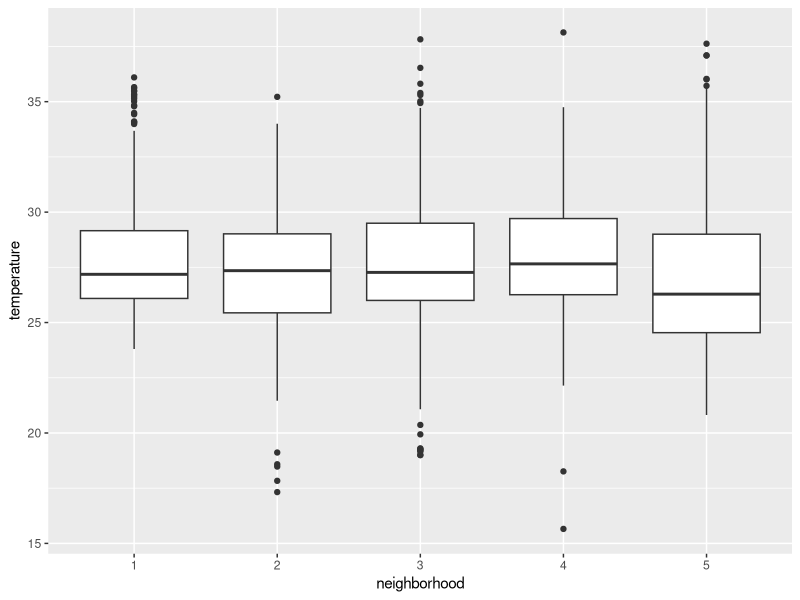
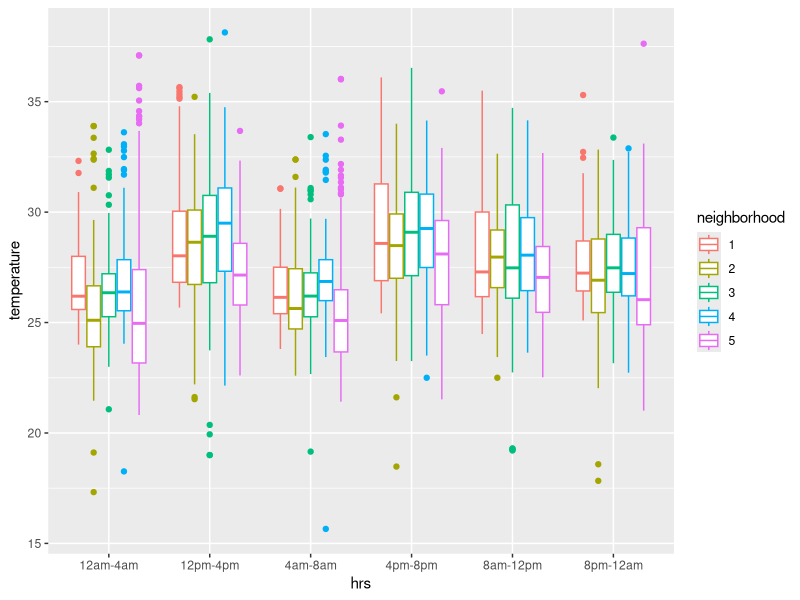
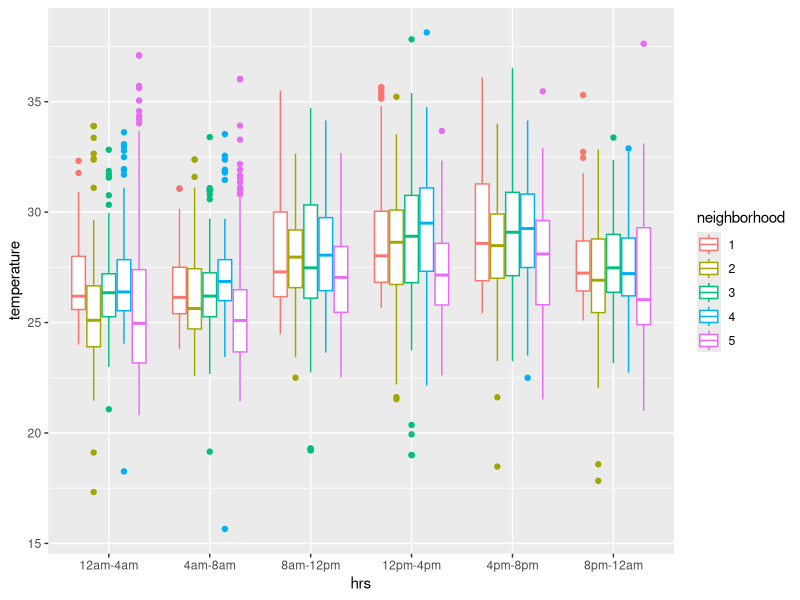
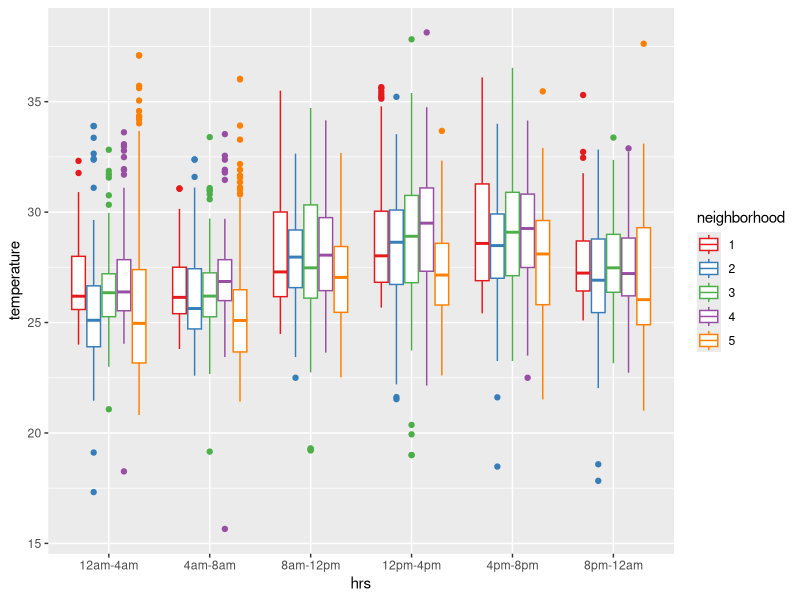
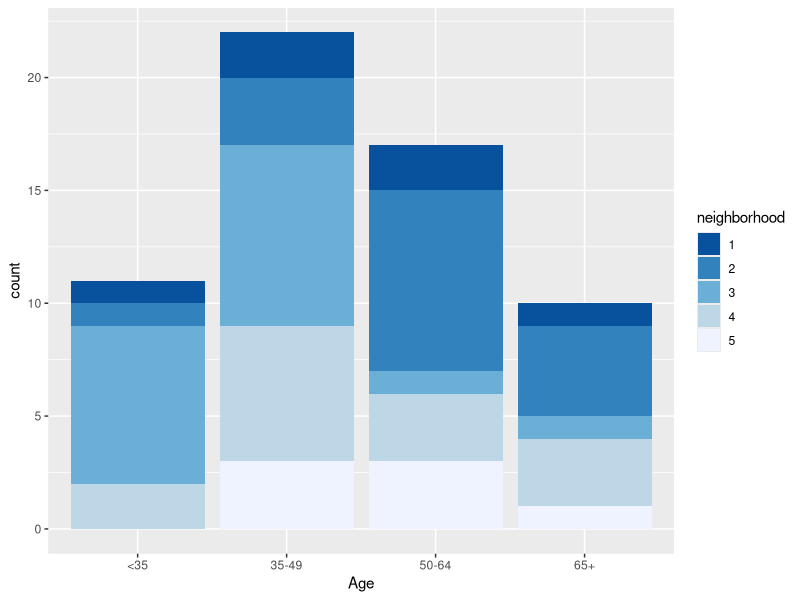
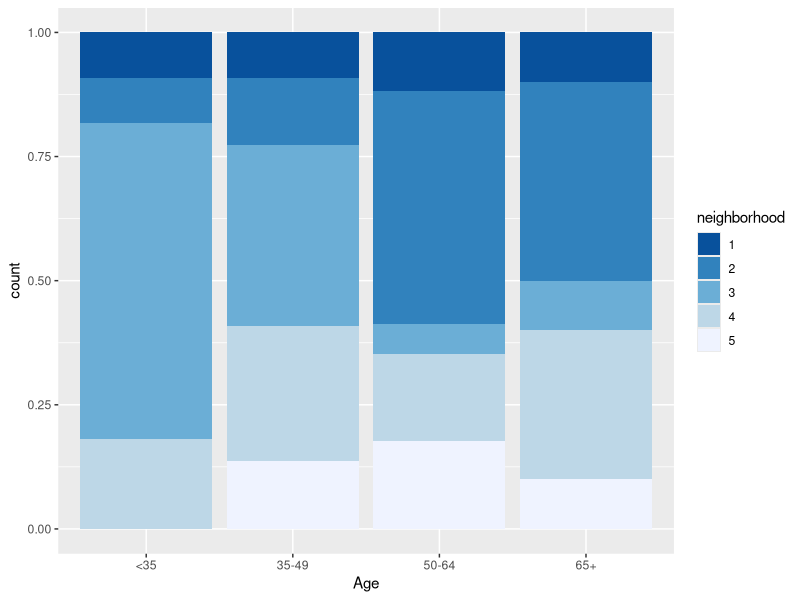
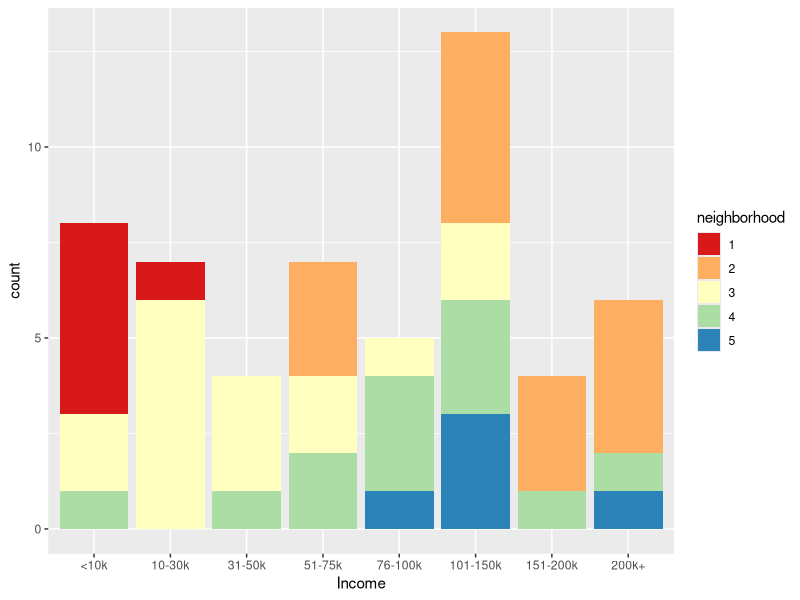

The R source for these figures, in order:
## ---- chunk 1
library(tidyverse)
library(stringr)

# Read IETs csv file into tibble called `IETs`
IETs <- read_csv("data/647_IET_measurements_50e72be656c7407bd07e316061beeb1d.csv")

# Read background survey csv file into tibble called `Bkgd`
Bkgd <- read_csv("data/647_background_surveys_546a5d337c7a39922a4b65ced4bb29fe.csv")

# Look at the IETs and Bkgd tibbles to see what the data look like
IETs
Bkgd
## ---- chunk 2
# Make a new tibble with columns for neighborhood and ID
IETs_nbh <- mutate(IETs, neighborhood = str_sub(`Subject ID`,1,1), 
                 ID = str_sub(`Subject ID`,2,2))

# Look at the new tibble
IETs_nbh
## ---- chunk 3
# Plot IETs by neighborhood, across all time periods
ggplot(IETs_nbh) + geom_boxplot(mapping = aes(x = neighborhood, y = temperature))

## ---- chunk 4
# Make new columns for day of week (dow), time period (hrs), and am/pm (ampm)
IETs_nbh_time <- mutate(IETs_nbh, 
                 dow = str_split_fixed(period, ", ", n = 2)[,1],
                 hrs = str_split_fixed(period, ", ", n = 2)[,2])

# Look at the new tibble
IETs_nbh_time

# Plot: what is not ideal about this figure?
ggplot(IETs_nbh_time) + 
  geom_boxplot(mapping = aes(x = hrs, y = temperature, color = neighborhood))

## ---- chunk 5
# Better Plot
ggplot(IETs_nbh_time) + 
  geom_boxplot(mapping = aes(x = hrs, y = temperature, color = neighborhood)) +
  scale_x_discrete(limits = c("12am-4am", "4am-8am", "8am-12pm", "12pm-4pm", "4pm-8pm", "8pm-12am"))

# New colors - you can run display.brewer.all() in the Console window to see all options
ggplot(IETs_nbh_time) + 
  geom_boxplot(mapping = aes(x = hrs, y = temperature, color = neighborhood)) +
  scale_x_discrete(limits = c("12am-4am", "4am-8am", "8am-12pm", "12pm-4pm", "4pm-8pm", "8pm-12am")) +
  scale_colour_brewer(palette = "Set1")

## ---- chunk 6
# GROUP BY NEIGHBORHOOD
# Group the IETs_nbh_time tibble by neighborhood 
IETs_nbh_grp <- group_by(IETs_nbh_time, neighborhood)

# Calculate mean temperature & standard deviation of temperature for each neighborhood, for each time period
IETs_nbh_sum <- summarize(IETs_nbh_grp, Tmean = mean(temperature, na.rm=TRUE),
                          Tsd = sd(temperature, na.rm=TRUE),
                          count = n())

# Look at all the neighborhood summary
IETs_nbh_sum

# GROUP BY NEIGHBORHOOD & TIME PERIOD
# Group the IETs_nbh_time tibble by neighborhood and hrs
IETs_nbh_time_grp <- group_by(IETs_nbh_time, neighborhood, hrs)

# Calculate mean temperature & standard deviation of temperature for each neighborhood, for each time period
IETs_nbh_time_sum <- summarize(IETs_nbh_time_grp, Tmean = mean(temperature, na.rm=TRUE),
                               Tsd = sd(temperature, na.rm=TRUE),
                               count = n())

# Look at all the summary stats of neighborhood x time period
print(IETs_nbh_time_sum, n = 30)

# Arrange tibble to find the warmest time period & neighborhood
IETs_sum_sort <- arrange(IETs_nbh_time_sum, desc(Tmean))

# Look at tibble
IETs_sum_sort

## ---- chunk 7
write_csv(IETs_nbh_time_sum, "data/IETs_nbh_time_sum.csv")
## ---- chunk 8
# Make new columns for neighborhood and ID, select only survey answers we want
Bkgd_nbh <- mutate(Bkgd, neighborhood = substr(`Subject ID`,1,1), 
                   ID = substr(`Subject ID`,2,2)) %>%
  select(neighborhood, ID, a_q1, a_q6)

# Make set of age labels from IET_metadata instead of age classes 1 - 4
age_labels <- c("1" = "<35", "2" = "35-49", "3" = "50-64", "4" = "65+")

# Plot age class by neighborhood
ggplot(Bkgd_nbh) + geom_bar(mapping = aes(x = a_q1, fill=neighborhood)) + 
  scale_x_discrete("Age", limits = age_labels) +
  scale_fill_brewer(palette = "Blues", direction = -1)

# Different style of geom_bar plot
ggplot(Bkgd_nbh) + 
  geom_bar(mapping = aes(x = a_q1, fill=neighborhood), position = "fill") + 
  scale_x_discrete("Age", limits = age_labels) +
  scale_fill_brewer(palette = "Blues", direction = -1)


# Make set of income class labels from IET_metadata instead of income classes 1 - 6
income_labels <- c("1" = "<10k", "2" = "10-30k", "3" = "31-50k", "4" = "51-75k", 
                   "5" = "76-100k", "6" = "101-150k", "7" = "151-200k", "8" = "200k+")

# Plot income by neighborhood
ggplot(Bkgd_nbh) + geom_bar(mapping = aes(x = a_q6, fill=neighborhood)) + 
  scale_x_discrete("Income", limits = income_labels) + 
  scale_fill_brewer(palette = "Spectral")

